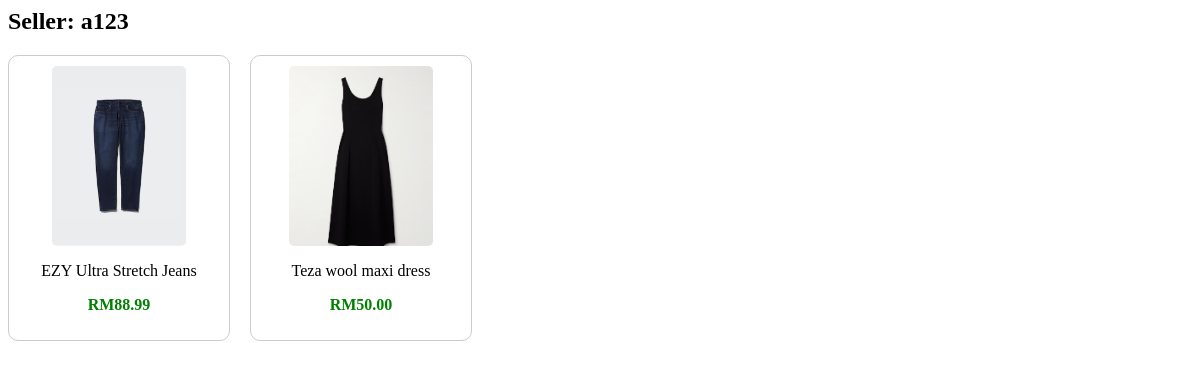
/seller_info.php?seller_id=10, run on the app's committed database.
### tables this page shows
CREATE TABLE `user` (
  `user_id` int(9) NOT NULL,
  `username` varchar(255) NOT NULL,
  `email` varchar(255) NOT NULL,
  `password` varchar(255) NOT NULL,
  `contact_info` varchar(255) DEFAULT NULL,
  `phone_number` varchar(255) DEFAULT NULL,
  `qrcode` varchar(255) DEFAULT NULL,
  `status` enum('active','banned') DEFAULT 'active'
);

CREATE TABLE `product` (
  `product_id` int(9) NOT NULL,
  `user_id` int(9) NOT NULL,
  `product_name` varchar(255) NOT NULL,
  `category` varchar(255) NOT NULL,
  `price` decimal(9,2) NOT NULL,
  `description` text NOT NULL,
  `status` varchar(100) NOT NULL,
  `rate` int(5) DEFAULT NULL,
  `comment` varchar(255) DEFAULT NULL,
  `created_at` datetime NOT NULL DEFAULT current_timestamp(),
  `subcategory` varchar(100) DEFAULT NULL
);

### seller_info.php (the view, shortened to what this page needs)
<?php
require 'db.php';
$seller_id = $_GET['seller_id'] ?? 0;
$stmt = $pdo->prepare("SELECT * FROM user WHERE user_id = ?");
$stmt->execute([$seller_id]);
$seller = $stmt->fetch();
echo "<h2>Seller: " . htmlspecialchars($seller['username']) . "</h2>";
?>
<div class="product-grid">
<?php
try {
    $stmt = $pdo->prepare("
        SELECT p.product_id, p.product_name, p.price, pi.image_path
        FROM product p
        LEFT JOIN (
            SELECT product_id, MIN(image_id) AS min_image_id
            FROM product_image
            GROUP BY product_id
        ) first_images ON p.product_id = first_images.product_id
        LEFT JOIN product_image pi ON pi.image_id = first_images.min_image_id
        WHERE p.user_id = ? AND p.status = 'Available'
        ORDER BY p.created_at DESC
    ");
    $stmt->execute([$seller_id]);
    $products = $stmt->fetchAll(PDO::FETCH_ASSOC);
    foreach ($products as $product) {
        $imagePath = htmlspecialchars($product['image_path'] ?? 'default.png');
        $name = htmlspecialchars($product['product_name']);
        $price = number_format($product['price'], 2);
        echo "
        <a href='product.php?id={$product['product_id']}' class='product-card'>
            <img src='{$imagePath}' alt='Product Image'>
            <p>{$name}</p>
            <p class='price'>RM{$price}</p>
        </a>";
    }
} catch (Exception $e) {
    echo "<p>Error loading seller's products: " . $e->getMessage() . "</p>";
}
?>
</div>

### seller_info.php (style rules this page uses)
.product-grid { display: flex; flex-wrap: wrap; gap: 20px; }
.product-card { border: 1px solid #ccc; border-radius: 10px; width: 200px; padding: 10px; text-align: center; text-decoration: none; color: black; background-color: white; transition: box-shadow 0.3s; }
.product-card img { max-width: 100%; height: 180px; object-fit: cover; border-radius: 5px; }
.product-card .price { font-weight: bold; color: green; }

### data on the page
user: username "a123"
product: shows a picture, product_name "EZY Ultra Stretch Jeans", price "88.99"
product: shows a picture, product_name "Teza wool maxi dress", price "50.00"
